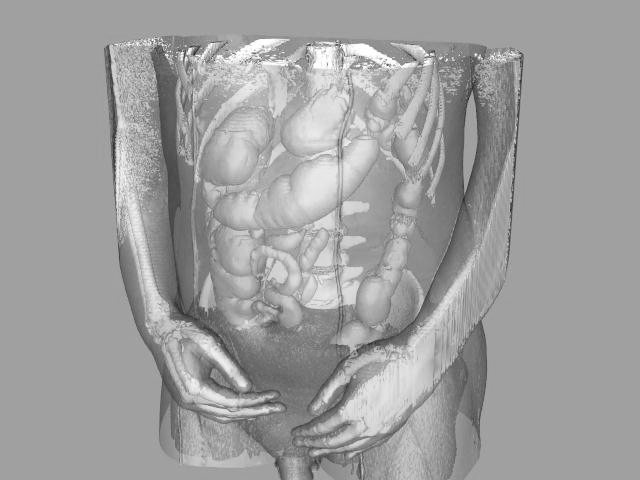
#> input picture images/body2.tif, 640 x 480 px; its folder holds only this picture in this run
$ python images.py
#> lines starting #> are read from the running program, lines starting #| are printed output that depends on the picture
#!/usr/bin/env python3

from PIL import Image
import os

# Source and destination directories
source_directory = 'images'
destination_directory = './opt/icons/'

# Ensure the destination directory exists
if not os.path.exists(destination_directory):
    os.makedirs(destination_directory)

# List of valid image file extensions
image_extensions = ['.png', '.tiff', '.tif', '.jpg', '.jpeg', '.bmp', '.gif']

# Iterate through all files in the source directory
for filename in os.listdir(source_directory):
    print(filename)

    # Skip non-image files
    if os.path.splitext(filename)[1].lower() not in image_extensions:
        continue

    # Open an image file
    with Image.open(os.path.join(source_directory, filename)) as img:
        # Rotate and resize
#> img is the input picture: PIL image 640x480 L; min 39, max 255, mean 158.7
        img = img.rotate(-90, expand=True)  # Negative value for clockwise rotation
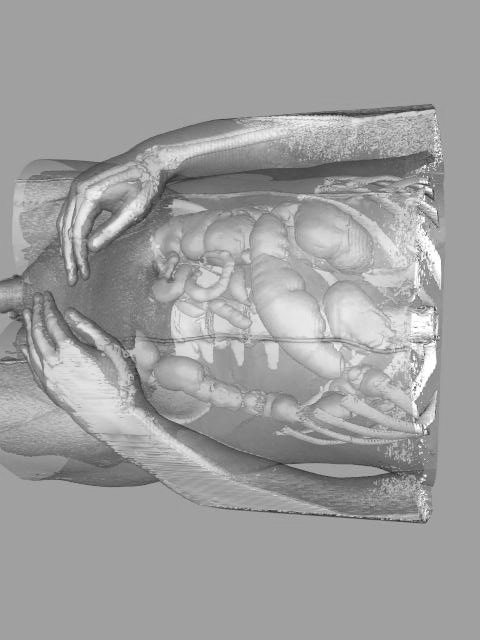
#> img: PIL image 480x640 L; min 39, max 255, mean 158.7
        img = img.resize((128, 128))
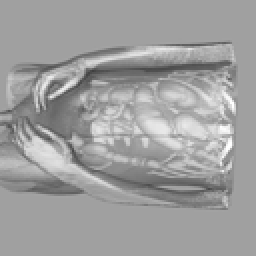
#> img: PIL image 128x128 L (shown 2 times larger); min 63, max 255, mean 158.7

        # Convert to RGB if the mode is not RGB
        if img.mode != 'RGB':
            img = img.convert('RGB')
#> img: PIL image 128x128 RGB

        # Save the image in JPEG format to the destination directory
        base_name, _ = os.path.splitext(filename)
        img.save(os.path.join(destination_directory, base_name + '.jpeg'), 'JPEG')

print("Processing complete!")

$ run again, on images/stock-photo-142984111.jpg
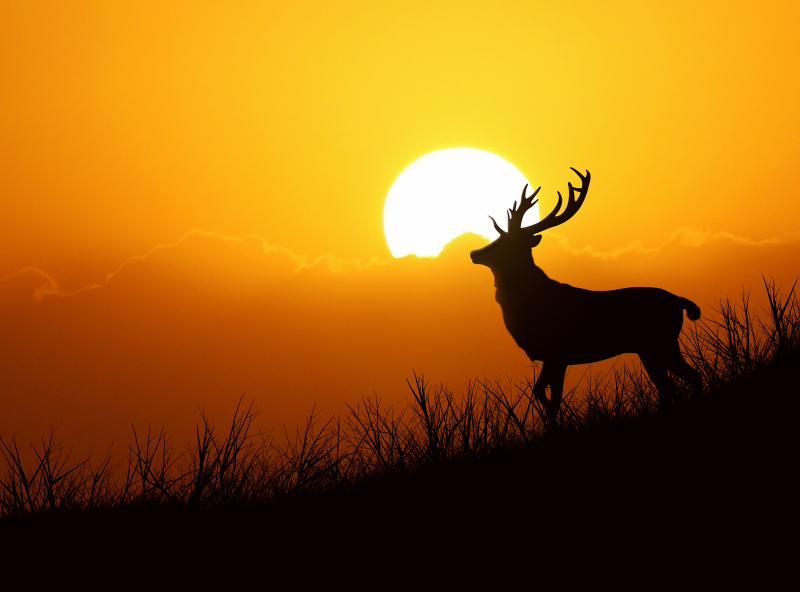
#> input picture images/stock-photo-142984111.jpg, 1600 x 1184 px (shown at 1/2 size)
#> img is the input picture: PIL image 1600x1184 RGB; mean R, G, B 152.5, 97.7, 17.8
#> `img = img.rotate(-90, expand=True)`:
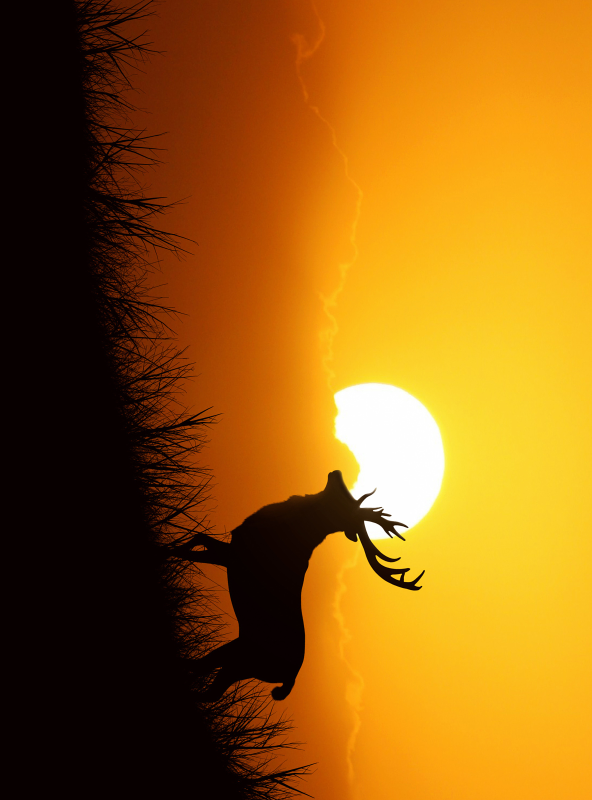
#> img: PIL image 1184x1600 RGB (shown at 1/2 size); mean R, G, B 152.5, 97.7, 17.8
#> `img = img.resize((128, 128))`:
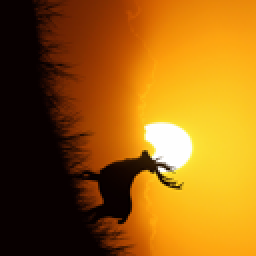
#> img: PIL image 128x128 RGB (shown 2 times larger); mean R, G, B 152.5, 97.7, 17.8

$ run again, on images/depositphotos_54081723-stock-photo-beautiful-nature-landscape.jpg
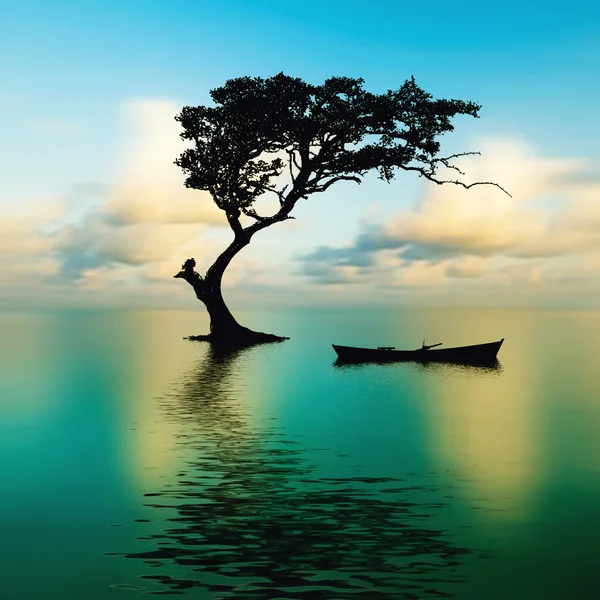
#> input picture images/depositphotos_54081723-stock-photo-beautiful-nature-landscape.jpg, 600 x 600 px
#> img is the input picture: PIL image 600x600 RGB; mean R, G, B 103, 147.7, 132
#> `img = img.rotate(-90, expand=True)`:
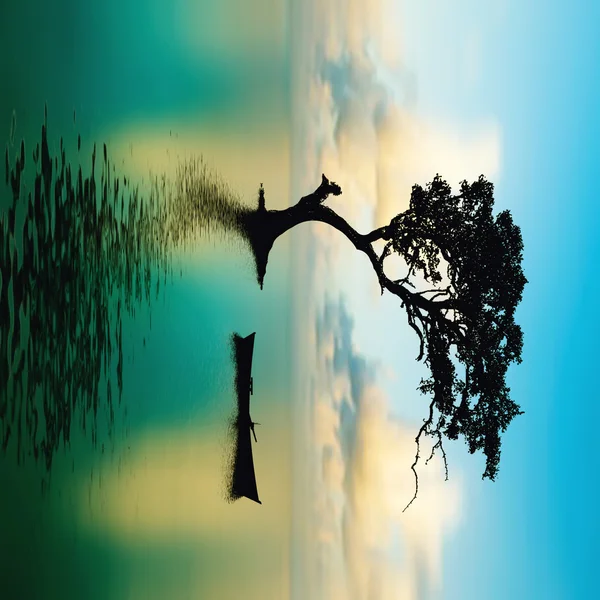
#> img: PIL image 600x600 RGB; mean R, G, B 103, 147.7, 132
#> `img = img.resize((128, 128))`:
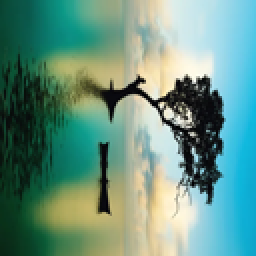
#> img: PIL image 128x128 RGB (shown 2 times larger); mean R, G, B 103, 147.7, 132
